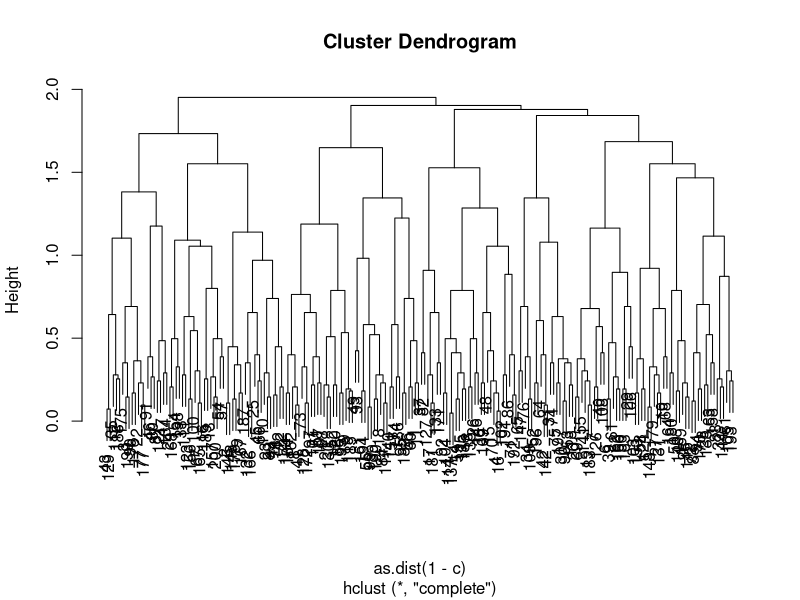
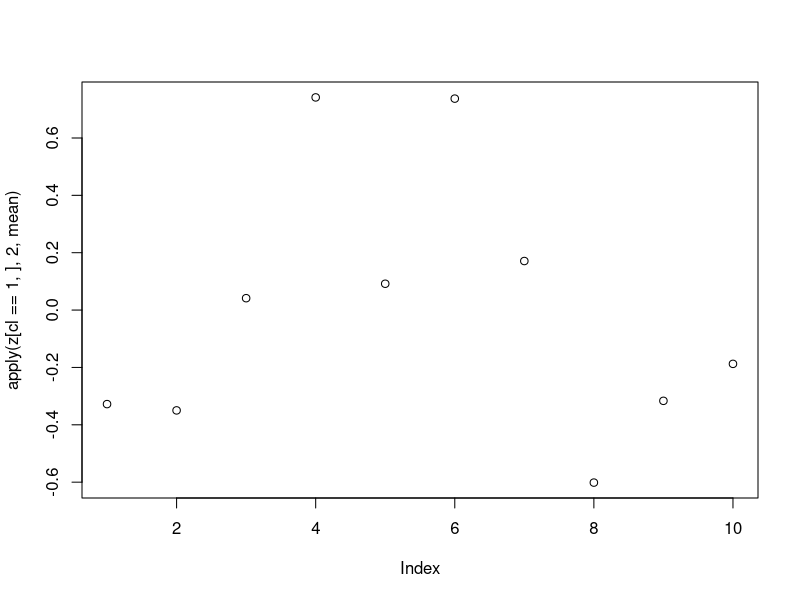
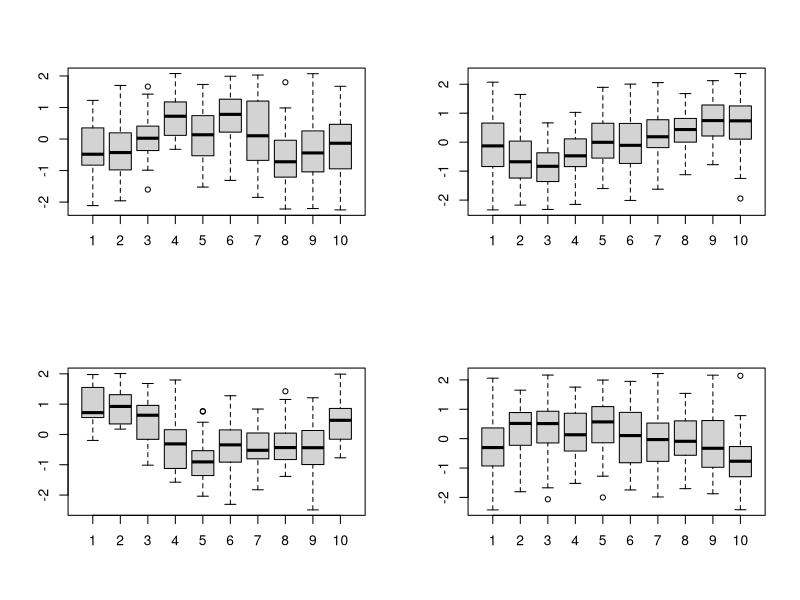

Source code (R) for these figures, in order:
e = matrix(rnorm(2000,0:10/5),ncol=10,byrow = T)
dim(e)
e[1:10,]

c = cor(t(e),m='sp')
dim(c)
h = hclust(as.dist(1-c))
plot(h)
cl = cutree(h,k = 4)
cl
table(cl)

z = t(scale(t(e)))
plot(apply(z[cl==1,],2,mean))
par(mfrow=c(2,2))
for(i in 1:4)
boxplot(z[cl==i,])
